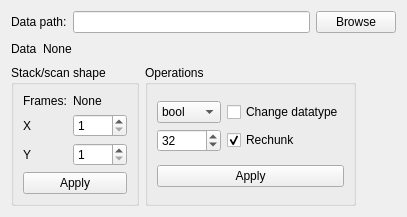
  <widget class="QWizardPage" name="wizardPage1">
   <layout class="QVBoxLayout" name="verticalLayout_3">
    <item>
     <layout class="QHBoxLayout" name="horizontalLayout">
      <item>
       <widget class="QLabel" name="label">
        <property name="text">
         <string>Data path:</string>
        </property>
       </widget>
      </item>
      <item>
       <widget class="QLineEdit" name="dataPath"/>
      </item>
      <item>
       <widget class="QPushButton" name="browseButton">
        <property name="text">
         <string>Browse</string>
        </property>
       </widget>
      </item>
     </layout>
    </item>
    <item>
     <layout class="QHBoxLayout" name="horizontalLayout_2">
      <item>
       <widget class="QLabel" name="label_3">
        <property name="sizePolicy">
         <sizepolicy hsizetype="Maximum" vsizetype="Maximum">
          <horstretch>0</horstretch>
          <verstretch>0</verstretch>
         </sizepolicy>
        </property>
        <property name="text">
         <string>Data</string>
        </property>
       </widget>
      </item>
      <item>
       <widget class="QLabel" name="dataLabel">
        <property name="sizePolicy">
         <sizepolicy hsizetype="Maximum" vsizetype="Maximum">
          <horstretch>0</horstretch>
          <verstretch>0</verstretch>
         </sizepolicy>
        </property>
        <property name="text">
         <string>None</string>
        </property>
       </widget>
      </item>
      <item>
       <spacer name="horizontalSpacer">
        <property name="orientation">
         <enum>Qt::Horizontal</enum>
        </property>
        <property name="sizeHint" stdset="0">
         <size>
          <width>40</width>
          <height>20</height>
         </size>
        </property>
       </spacer>
      </item>
     </layout>
    </item>
    <item>
     <layout class="QHBoxLayout" name="horizontalLayout_4">
      <item>
       <widget class="QGroupBox" name="groupBox">
        <property name="sizePolicy">
         <sizepolicy hsizetype="Maximum" vsizetype="Maximum">
          <horstretch>0</horstretch>
          <verstretch>0</verstretch>
         </sizepolicy>
        </property>
        <property name="title">
         <string>Stack/scan shape</string>
        </property>
        <layout class="QVBoxLayout" name="verticalLayout_4">
         <item>
          <layout class="QGridLayout" name="gridLayout">
           <item row="0" column="1">
            <widget class="QLabel" name="label_6">
             <property name="text">
              <string>None</string>
             </property>
            </widget>
           </item>
           <item row="0" column="0">
            <widget class="QLabel" name="label_5">
             <property name="text">
              <string>Frames:</string>
             </property>
            </widget>
           </item>
           <item row="1" column="0">
            <widget class="QLabel" name="label_7">
             <property name="text">
              <string>X</string>
             </property>
            </widget>
           </item>
           <item row="2" column="0">
            <widget class="QLabel" name="label_8">
             <property name="text">
              <string>Y</string>
             </property>
            </widget>
           </item>
           <item row="1" column="1">
            <widget class="QSpinBox" name="spinBox_2">
             <property name="minimum">
              <number>1</number>
             </property>
             <property name="maximum">
              <number>4096</number>
             </property>
             <property name="singleStep">
              <number>1</number>
             </property>
             <property name="value">
              <number>1</number>
             </property>
            </widget>
           </item>
           <item row="2" column="1">
            <widget class="QSpinBox" name="spinBox_3">
             <property name="minimum">
              <number>1</number>
             </property>
             <property name="maximum">
              <number>4096</number>
             </property>
             <property name="value">
              <number>1</number>
             </property>
            </widget>
           </item>
          </layout>
         </item>
         <item>
          <widget class="QPushButton" name="pushButton">
           <property name="text">
            <string>Apply</string>
           </property>
          </widget>
         </item>
        </layout>
       </widget>
      </item>
      <item>
       <widget class="QGroupBox" name="groupBox_2">
        <property name="title">
         <string>Operations</string>
        </property>
        <layout class="QVBoxLayout" name="verticalLayout">
         <item>
          <layout class="QGridLayout" name="gridLayout_3">
           <item row="0" column="0">
            <widget class="QComboBox" name="comboBox">
             <property name="sizePolicy">
              <sizepolicy hsizetype="Maximum" vsizetype="Fixed">
               <horstretch>0</horstretch>
               <verstretch>0</verstretch>
              </sizepolicy>
             </property>
             <item>
              <property name="text">
               <string>bool</string>
              </property>
             </item>
             <item>
              <property name="text">
               <string>uint8</string>
              </property>
             </item>
             <item>
              <property name="text">
               <string>uint16</string>
              </property>
             </item>
             <item>
              <property name="text">
               <string>uint32</string>
              </property>
             </item>
            </widget>
           </item>
           <item row="1" column="0">
            <widget class="QSpinBox" name="spinBox">
             <property name="sizePolicy">
              <sizepolicy hsizetype="Minimum" vsizetype="Fixed">
               <horstretch>0</horstretch>
               <verstretch>0</verstretch>
              </sizepolicy>
             </property>
             <property name="minimum">
              <number>1</number>
             </property>
             <property name="maximum">
              <number>512</number>
             </property>
             <property name="value">
              <number>32</number>
             </property>
            </widget>
           </item>
           <item row="0" column="1">
            <widget class="QCheckBox" name="checkBox">
             <property name="text">
              <string>Change datatype</string>
             </property>
            </widget>
           </item>
           <item row="1" column="1">
            <widget class="QCheckBox" name="checkBox_2">
             <property name="text">
              <string>Rechunk</string>
             </property>
             <property name="checked">
              <bool>true</bool>
             </property>
            </widget>
           </item>
          </layout>
         </item>
         <item>
          <widget class="QPushButton" name="pushButton_2">
           <property name="text">
            <string>Apply</string>
           </property>
          </widget>
         </item>
        </layout>
       </widget>
      </item>
      <item>
       <spacer name="horizontalSpacer_3">
        <property name="orientation">
         <enum>Qt::Horizontal</enum>
        </property>
        <property name="sizeHint" stdset="0">
         <size>
          <width>40</width>
          <height>20</height>
         </size>
        </property>
       </spacer>
      </item>
     </layout>
    </item>
   </layout>
  </widget>
